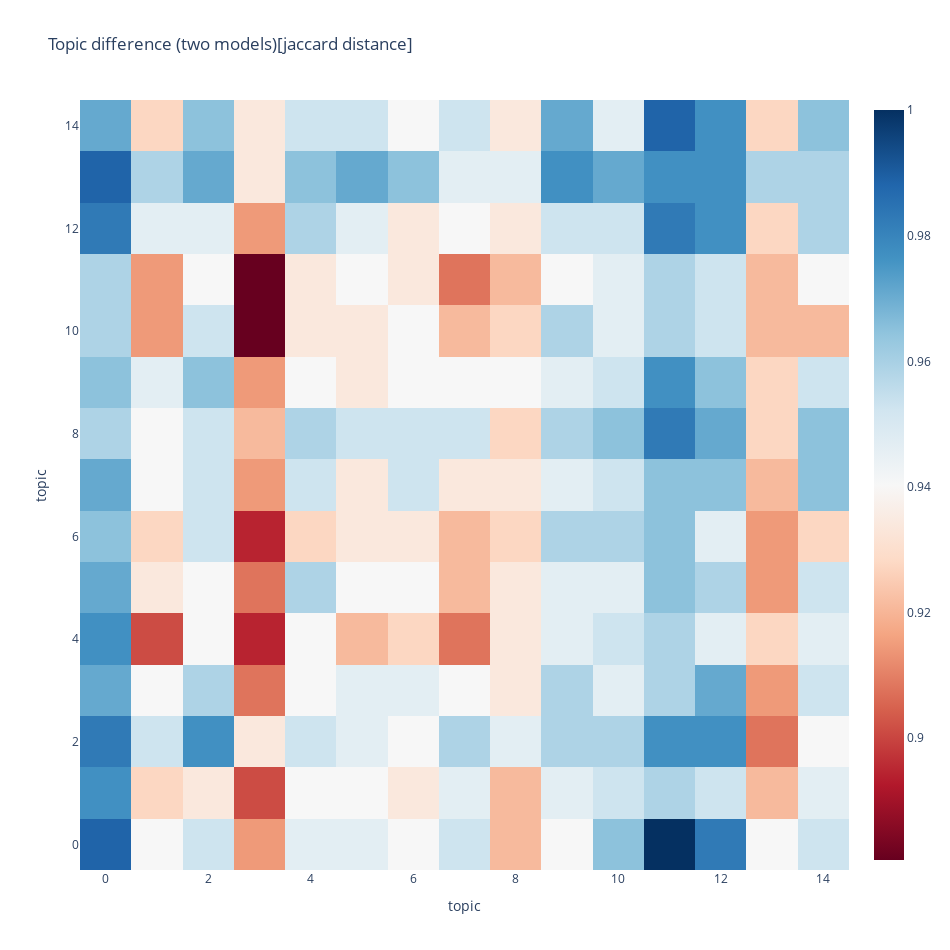

Write notebook code for a chart like this one.
### Code cell
mdiff, annotation = NLP_model[0].diff(NLP_jobs_model[0], distance='jaccard')
# mdiff, annotation = NLP_jobs_model[0].diff(CV_jobs_model[0], distance='jaccard')

plot_difference_plotly(mdiff, title="Topic difference (two models)[jaccard distance]", annotation=annotation)

### Figure 1 — Plotly figure (JSON) as saved in the notebook; plotly's stock layout.template omitted (floating-point values rounded to 4 significant figures; data arrays with more than 128 entries replaced by an {"elided": "..."} marker saying what was removed)
{"data": [{"colorscale": [[0, "rgb(103,0,31)"], [0.1, "rgb(178,24,43)"], [0.2, "rgb(214,96,77)"], [0.3, "rgb(244,165,130)"], [0.4, "rgb(253,219,199)"], [0.5, "rgb(247,247,247)"], [0.6, "rgb(209,229,240)"], [0.7, "rgb(146,197,222)"], [0.8, "rgb(67,147,195)"], [0.9, "rgb(33,102,172)"], [1, "rgb(5,48,97)"]], "text": {"elided": "15x15 str values"}, "type": "heatmap", "z": {"elided": "15x15 float values"}}], "layout": {"height": 950, "title": {"text": "Topic difference (two models)[jaccard distance]"}, "width": 950, "xaxis": {"title": {"text": "topic"}}, "yaxis": {"title": {"text": "topic"}}}}
